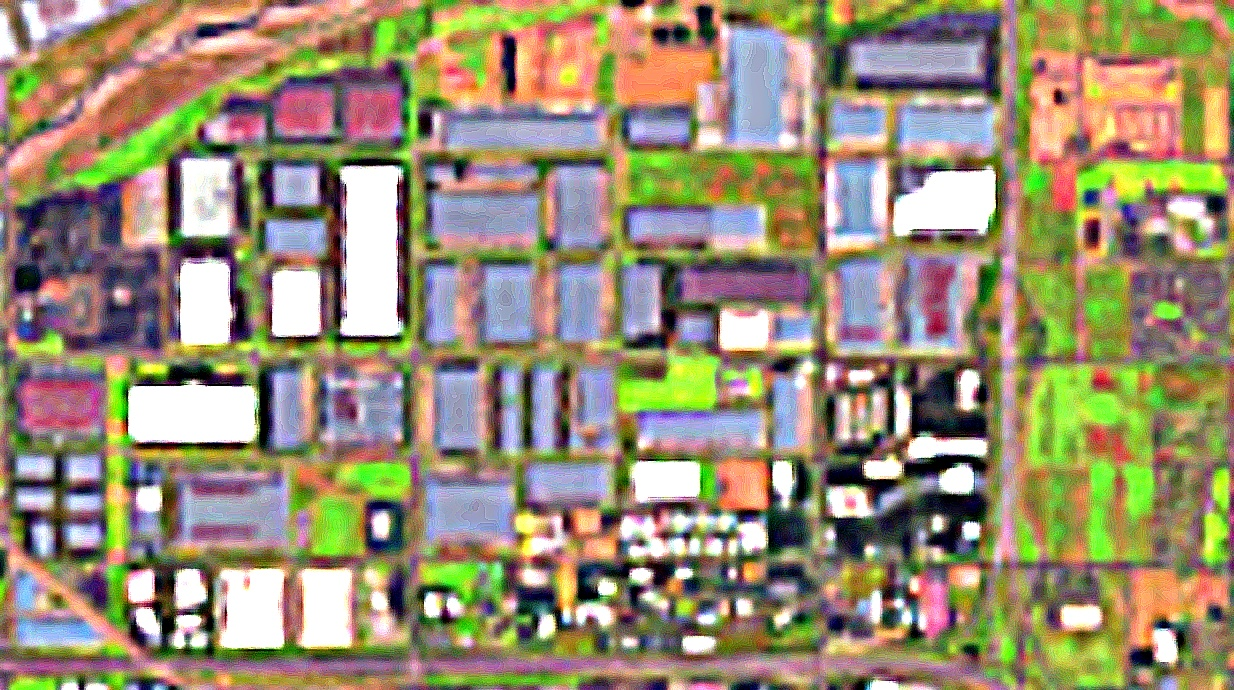
#> input picture DataSet/img_correction/output_image.jpg, 1234 x 690 px
$ python identification_pure_img.py
#> lines starting #> are read from the running program, lines starting #| are printed output that depends on the picture; after the words box and inside, x2 and y2 are one past the last pixel; in counts of white or black regions, pixels touching at a corner belong together; long printed decimals are rounded
import cv2
from matplotlib import pyplot as plt
import numpy as np

def image_read(FileIm):
#> called with FileIm = 'img_correction/output_image.jpg'
    image = cv2.imread(FileIm)
#> image is the input picture: shape (690, 1234, 3); mean B, G, R 114.8, 142.5, 154.5
    plt.imshow(cv2.cvtColor(image, cv2.COLOR_BGR2RGB))
    plt.axis('off')
    plt.show()
    return image

# Image Segmentation
def image_processing(image):
    # Applying filters to improve image quality
    blurred = cv2.GaussianBlur(image, (5, 5), 0)
    gray = cv2.cvtColor(blurred, cv2.COLOR_BGR2GRAY)

    # Selecting parameters for Canny edge detection
    low_threshold = 50
    high_threshold = 150
    edged = cv2.Canny(gray, low_threshold, high_threshold)
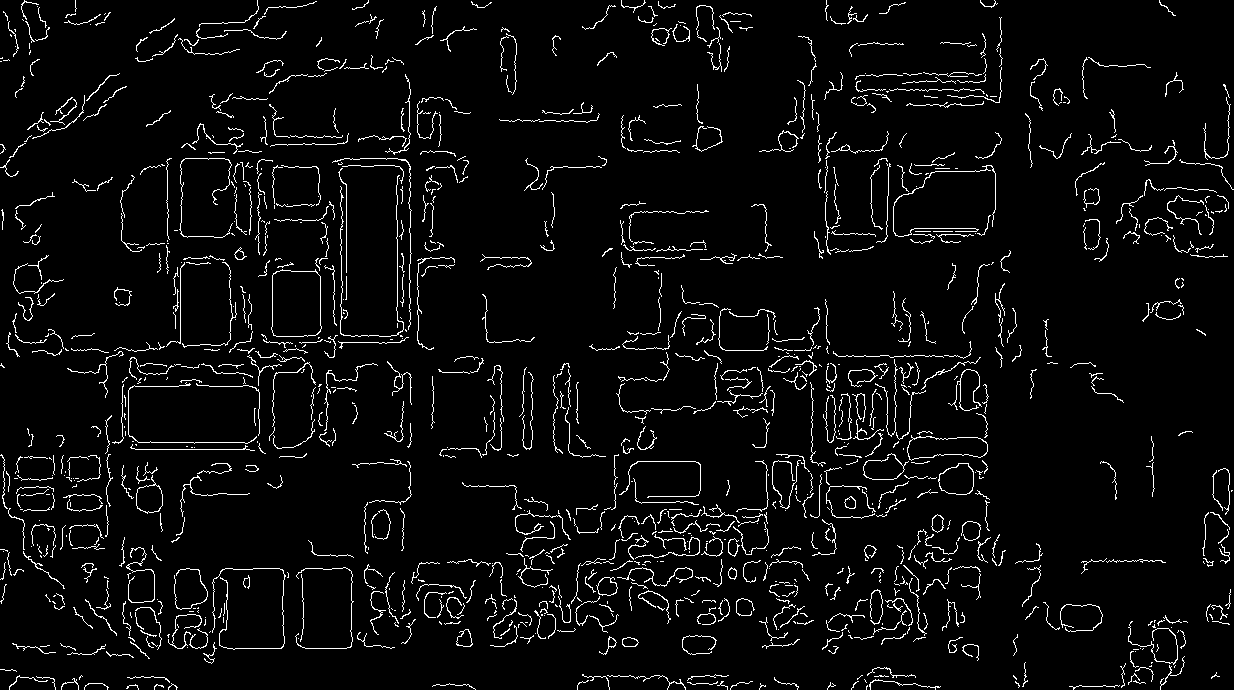
#> edged: shape (690, 1234); 4.5% white in thin lines or dots

    plt.imshow(edged, cmap='gray')
    plt.axis('off')
    plt.show()
    return edged

# Image Clustering
def kmeans_clustering(image):
    k = 5
    criteria = (cv2.TERM_CRITERIA_EPS + cv2.TERM_CRITERIA_MAX_ITER, 100, 0.2)
    pixels = image.reshape((-1, 3))
    _, labels, centers = cv2.kmeans(np.float32(pixels), k, None, criteria, 10, cv2.KMEANS_RANDOM_CENTERS)
#> centers = [[0, 0, 0], [0, 255, 0], [135.9, 255, 255], [255, 64.23, 0], [11.55, 0, 255]]
    centers = np.uint8(centers)
#> centers = [[0, 0, 0], [0, 255, 0], [135, 255, 255], [254, 64, 0], [11, 0, 255]]
    clustered_image = centers[labels.flatten()]
    clustered_image = clustered_image.reshape(image.shape)
    return clustered_image, labels

def image_contours(image_entrance):
    # Applying parameters to find contours
    contours, _ = cv2.findContours(image_entrance.copy(), cv2.RETR_EXTERNAL, cv2.CHAIN_APPROX_SIMPLE)
#> contours = 1174 contours, 1144 with area under 20; largest, box (x1, y1, x2, y2) and area: (271, 269, 322, 337) 3090, (907, 435, 988, 461) 1410, (938, 463, 974, 495) 862, (136, 475, 163, 514) 620, (596, 577, 618, 596) 270
    return contours

def image_recognition(image_entrance, image_cont, file_name):
    total = 0
    for c in image_cont:
        peri = cv2.arcLength(c, True)
        approx = cv2.approxPolyDP(c, 0.05 * peri, True)  # Changed epsilon coefficient
        if len(approx) == 4:  # Checking if contour is a rectangle
            x, y, w, h = cv2.boundingRect(approx)
            if w > 30 and h > 30:  # Adjusting object size parameters
                area = cv2.contourArea(c)
                image_area = image_entrance.shape[0] * image_entrance.shape[1]
                if area / image_area < 0.9:  # Checking object area ratio to total image area
                    cv2.rectangle(image_entrance, (x, y), (x + w, y + h), (0, 255, 0), 4)
                    cv2.putText(image_entrance, 'Rectangle', (x, y), cv2.FONT_HERSHEY_SIMPLEX, 1, (255, 255, 255), 2)
                    total += 1
    print("Found {0} segment(s) of rectangular objects".format(total))
    cv2.imwrite(file_name, image_entrance)
    plt.imshow(cv2.cvtColor(image_entrance, cv2.COLOR_BGR2RGB))
    plt.axis('off')
    plt.show()

def find_keypoints_and_descriptors(image):
    gray = cv2.cvtColor(image, cv2.COLOR_BGR2GRAY)

    # Descriptor initialization
    orb = cv2.ORB_create()

    # Finding keypoints and their descriptors
    keypoints, descriptors = orb.detectAndCompute(gray, None)

    return keypoints, descriptors

def match_keypoints(descriptors1, descriptors2):
    # Initializing BFMatcher with default settings
    bf = cv2.BFMatcher(cv2.NORM_HAMMING, crossCheck=True)

    # Finding best matches between descriptors
    matches = bf.match(descriptors1, descriptors2)

    # Sorting matches by distance
    matches = sorted(matches, key=lambda x: x.distance)

    return matches

def draw_matches(image1, image2, keypoints1, keypoints2, matches):
    # Displaying matches between keypoints on images
    matched_image = cv2.drawMatches(image1, keypoints1, image2, keypoints2, matches, None,
                                    flags=cv2.DrawMatchesFlags_NOT_DRAW_SINGLE_POINTS)

    plt.imshow(cv2.cvtColor(matched_image, cv2.COLOR_BGR2RGB))
    plt.axis('off')
    plt.show()

def calculate_matching_probability(matches, keypoints1, keypoints2):
    # Calculate total number of keypoints in both images
    total_keypoints = len(keypoints1) + len(keypoints2)

    # Calculate matching probability
    matching_probability = (len(matches) / total_keypoints) * 100

    return matching_probability

if __name__ == '__main__':
    # Clustering image
    image_entrance = image_read("img_correction/output_image.jpg")
    # Image quality enhancement and processing
    image_exit = image_processing(image_entrance)
    # Getting clustering results and labels
    clustered_image, labels = kmeans_clustering(image_exit)
    # Displaying clustering results
    plt.imshow(clustered_image)
    plt.axis('off')
    plt.title("Clustering Result")
    plt.show()

    # Getting image contours
    image_cont = image_contours(image_exit)
#> image_cont has the same summary as contours in image_contours
    # Object recognition and drawing on the image
    image_recognition(image_entrance.copy(), image_cont, "img_identification/image_recognition.jpg")
#> the loop in image_recognition, `for c in image_cont:` made 1174 passes
#> (peri, approx, x, y, w, h) on passes 3, 8, 10, 12, 16, 22, 23, 28: (28.14, [[154, 689], [157, 684], [163, 686], [156, 684]], 154, 684, 10, 6), (62.63, [[84, 689], [89, 683], [108, 687], [88, 683]], 84, 683, 25, 7), (17.31, [[1015, 681], [1019, 686], [1018, 687], [1019, 685]], 1015, 681, 5, 7), (54.63, [[752, 681], [739, 682], [730, 689], [739, 682]], 730, 681, 23, 9), (36.38, [[588, 680], [579, 682], [577, 689], [580, 682]], 577, 680, 12, 10), (64.04, [[36, 676], [52, 678], [55, 689], [53, 678]], 36, 676, 20, 14), (10.49, [[1013, 675], [1013, 676], [1016, 679], [1016, 678]], 1013, 675, 4, 5), (101.8, [[9, 689], [18, 676], [47, 680], [19, 675]], 9, 675, 39, 15)
#> (peri, x, y, w, h) on passes 62, 64, 65, 67, 75, 78: (28.14, 913, 637, 13, 5), (15.9, 128, 637, 7, 5), (42.14, 854, 636, 20, 4), (32.97, 147, 636, 7, 12), (64.53, 822, 632, 21, 18), (47.7, 1180, 630, 6, 19)
#> after the loop in image_recognition, `for c in image_cont:`:
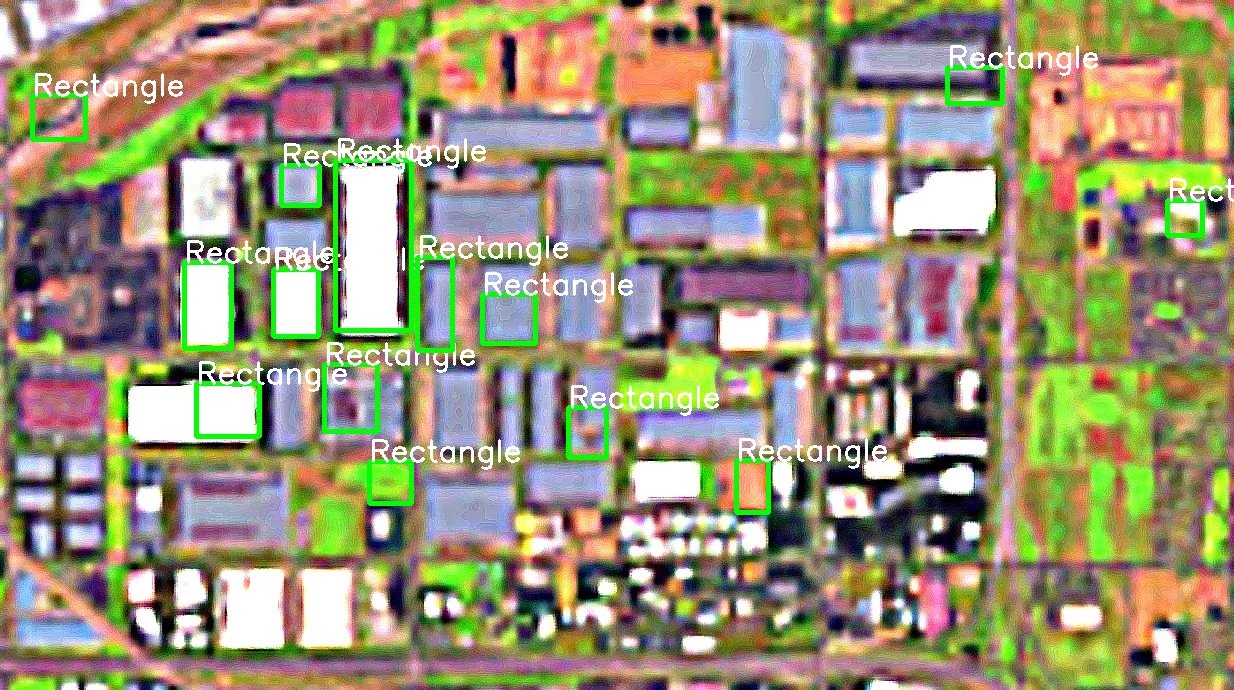
#> image_entrance: shape (690, 1234, 3); mean of channels 0, 1, 2 115.5, 146.6, 153.9; drawn as B, G, R
#> after the loop in image_recognition, `for c in image_cont:`: total = 14
#| Found 14 segment(s) of rectangular objects

    # Displaying segmented image result
    plt.imshow(cv2.cvtColor(clustered_image, cv2.COLOR_BGR2RGB))
    plt.axis('off')
    plt.title("Segmentation Result")
    plt.show()

    # Reading images
    image1 = cv2.imread("img_correction/output_image.jpg")
    image2 = cv2.imread("img_correction/output_image3.jpg")
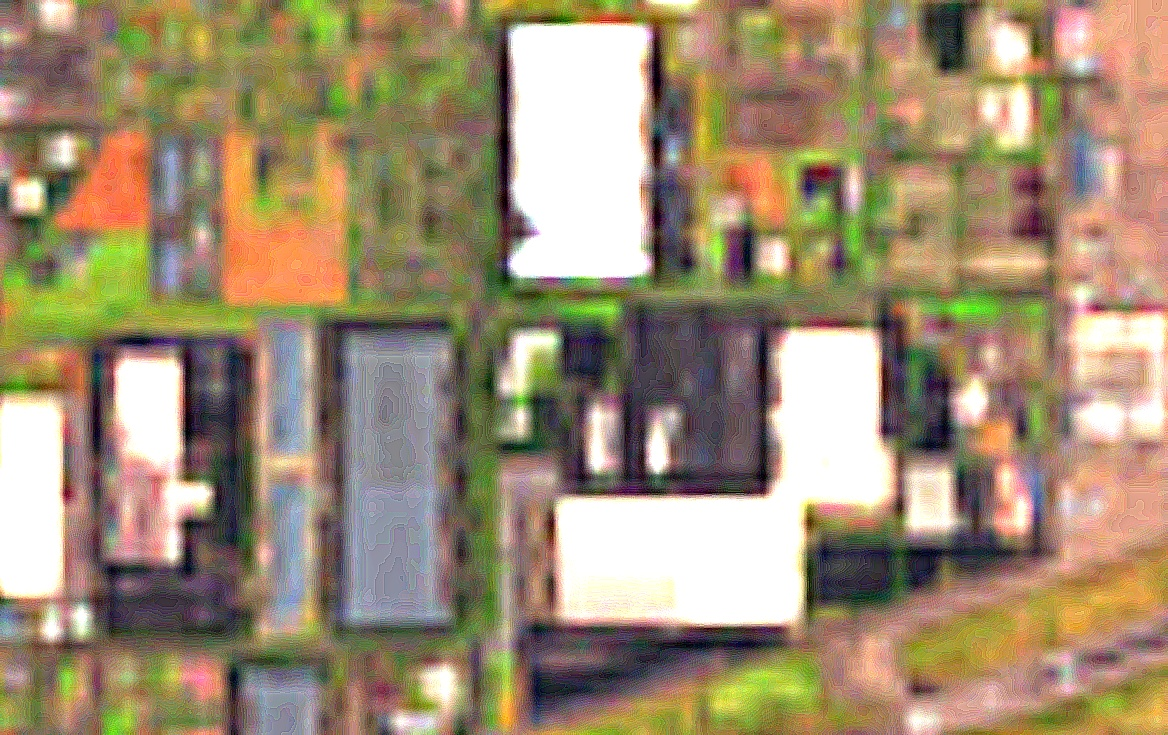
#> input picture DataSet/img_correction/output_image3.jpg, 1168 x 735 px
#> image2 is the input picture: shape (735, 1168, 3); mean B, G, R 114.4, 141.9, 160.3

    # Finding keypoints and descriptors for both images
    keypoints1, descriptors1 = find_keypoints_and_descriptors(image1)
#> in find_keypoints_and_descriptors, `keypoints, descriptors = orb.detectAndCompute(gray, None)`: keypoints = 500 keypoints; strongest (x, y, size): (964, 527, 111.1), (641, 573, 111.1), (960, 466, 111.1), (967, 523, 92.6)
#> keypoints1 has the same summary as keypoints in find_keypoints_and_descriptors
    keypoints2, descriptors2 = find_keypoints_and_descriptors(image2)
#> in find_keypoints_and_descriptors (call 2), `gray = cv2.cvtColor(image, cv2.COLOR_BGR2GRAY)`:
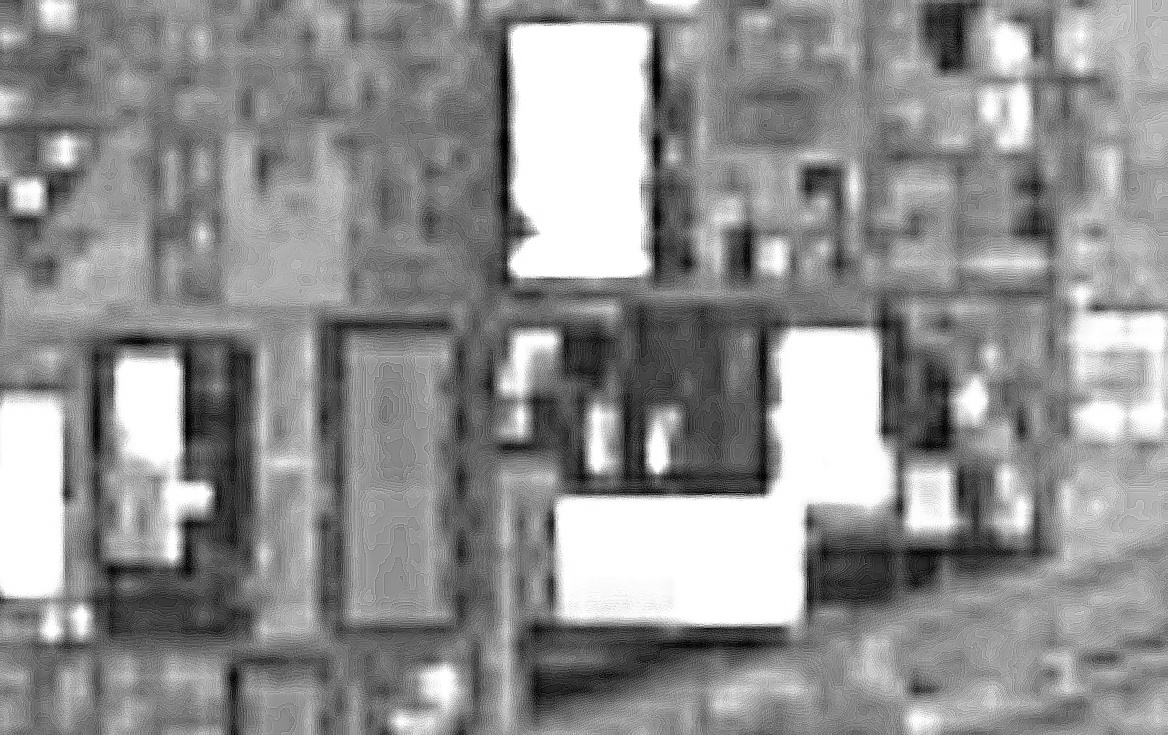
#> gray: shape (735, 1168); min 0, max 255, mean 144.3
#> in find_keypoints_and_descriptors (call 2), `keypoints, descriptors = orb.detectAndCompute(gray, None)`: keypoints = 500 keypoints; strongest (x, y, size): (656, 466, 111.1), (654, 469, 92.6), (204, 491, 111.1), (763, 487, 111.1)
#> keypoints2 has the same summary as keypoints in find_keypoints_and_descriptors

    # Comparing descriptors
    matches = match_keypoints(descriptors1, descriptors2)
#> in match_keypoints, `matches = bf.match(descriptors1, descriptors2)`: matches = 101 matches
#> matches = 101 matches

    # Displaying matches between keypoints on images
    draw_matches(image1, image2, keypoints1, keypoints2, matches)

    # Saving result to file
    matched_image = cv2.drawMatches(image1, keypoints1, image2, keypoints2, matches, None,
                                    flags=cv2.DrawMatchesFlags_NOT_DRAW_SINGLE_POINTS)
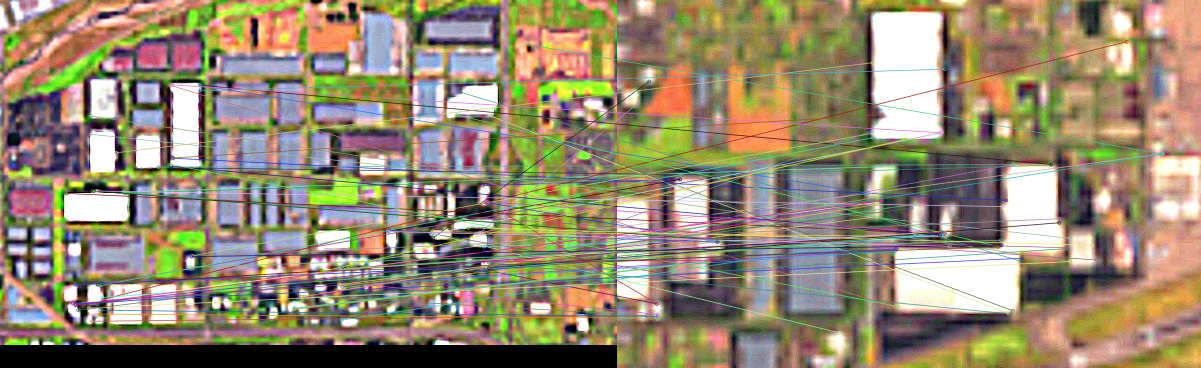
#> matched_image: shape (735, 2402, 3) (shown at 1/2 size); mean B, G, R 112.2, 137, 150.2
    cv2.imwrite("img_identification/matched_image.jpg", matched_image)

    # Calculate matching probability
    matching_probability = calculate_matching_probability(matches, keypoints1, keypoints2)
#> in calculate_matching_probability, `total_keypoints = len(keypoints1) + len(keypoints2)`: total_keypoints = 1000
#> in calculate_matching_probability, `matching_probability = (len(matches) / total_keypoints) * 100`: matching_probability = 10.1
#> matching_probability = 10.1
    print("Matching Probability:", matching_probability, "%")
#| Matching Probability: 10.100 %
